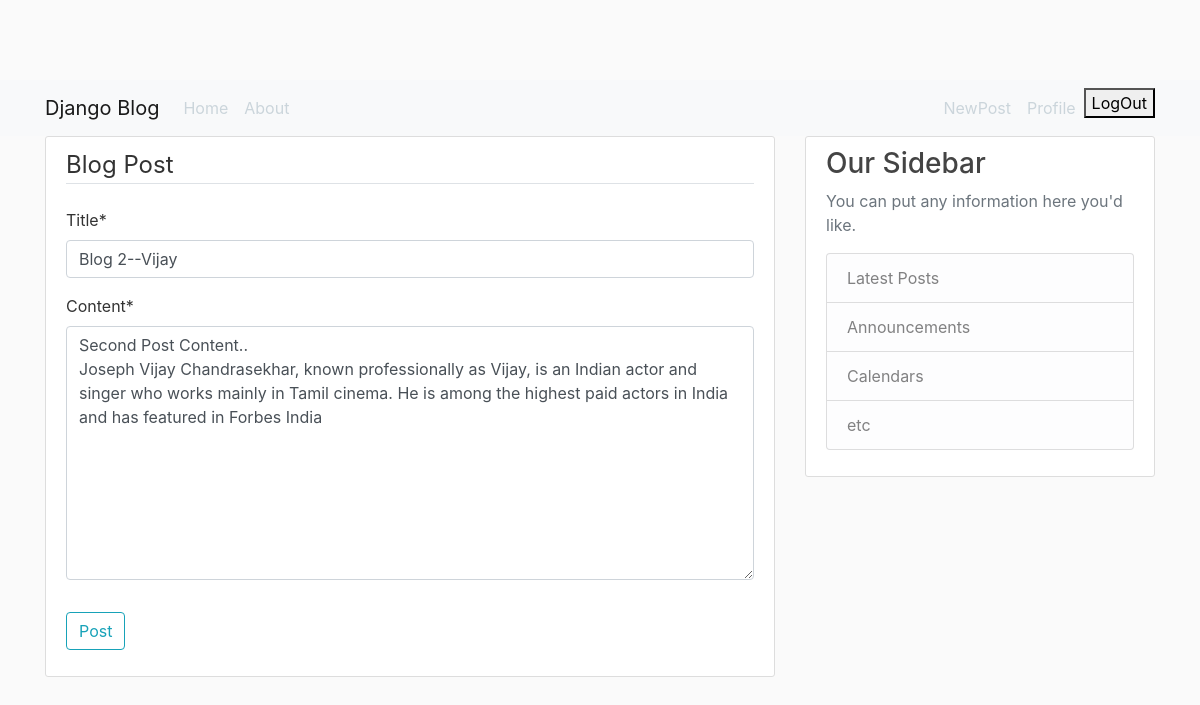
Page /post/2/update/ (signed in) on the committed database.
### firstapp/models.py (models this page shows, shortened)
class Post(models.Model):
    title = models.CharField(max_length=100)
    content = models.TextField()
    date_posted = models.DateTimeField(default=timezone.now)
    author = models.ForeignKey(User,on_delete = models.CASCADE)

### firstapp/views.py (the view, shortened to what this page needs)
# urls.py: path('post/<int:pk>/update/', PostUpdateView.as_view(), name='post-update'),
class PostUpdateView(LoginRequiredMixin,UserPassesTestMixin, UpdateView):
    model = Post
    fields = ['title','content']
    def test_func(self):
         post = self.get_object()
         if self.request.user == post.author:
              return True
         return False

### firstapp/templates/firstapp/post_form.html (shortened to what this page needs)
{%  extends "firstapp/base.html" %}
{% load bootstrap4 %}
{% load crispy_forms_tags %}
{% block content %}
  <div class="content-section">
     <form method="POST">
        <fieldset class="form-group">
          <legend class="border-bottom mb-4">Blog Post</legend>
          {{ form|crispy }}
        </fieldset>
        <div class="form-group">
          <button class="btn btn-outline-info" type="submit"> Post </button>
        </div>
      </form>
    </div>
{% endblock content %}

### firstapp/static/firstapp/main.css (style rules this page uses)
body { background: #fafafa; color: #333333; margin-top: 5rem; }
.content-section { background: #ffffff; padding: 10px 20px; border: 1px solid #dddddd; border-radius: 3px; margin-bottom: 20px; }

### rows in the picture
Post: title "Blog 2--Vijay", content "Second Post Content.. Joseph Vijay Chandrasekhar, known professionally as Vijay, is an Indian actor and singer who works mainly in Tamil cinema. He is among the highest paid actors in India and has featured in Forbes India"
